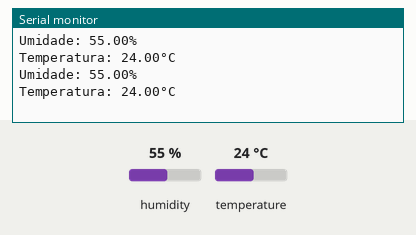
This sketch was run on a simulated ESP32. Parts: the last lines printed to the serial monitor. The test bench sets the inputs (shaded band); at power-on: humidity 55 %, temperature 24 °C.

Above: at 4.8 s.
4.9 s: humidity set to 22 %
At 6.6 s:
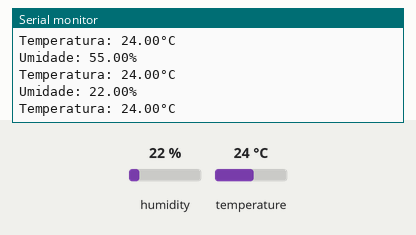
7.9 s: temperature set to 12 °C
At 9.5 s:
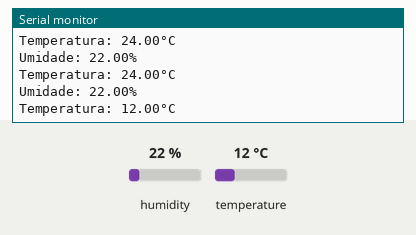
10.9 s: humidity set to 40 %
At 12.9 s:
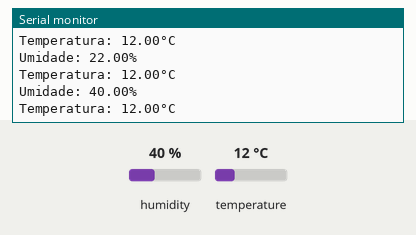
Timing chart, 0 to 14.4 s (numbered marks = the images above; inputs shaded):
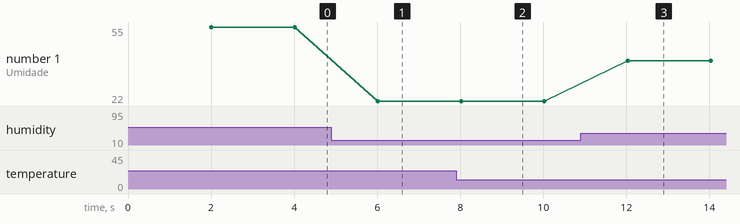

Measured:
- after the input at 4.9 s, the serial monitor: prints a new line after 1.1 s (image 1)
- after the input at 7.9 s, the serial monitor: prints a new line after 0.12 s (image 2)
- after the input at 10.9 s, the serial monitor: prints a new line after 1.1 s (image 3)
- plotted number 1: 55 → 22 after the input at 4.9 s, 22 → 40 after the input at 10.9 s

The sketch:

Sensor_DHT.ino
```cpp
/*

    Autor: Eduardo Lelis e Liniker - PET Mecatrônica/BSI

    Sensor DHT11 - Exemplo de código para utilizar este sensor com o ESP32.

    Referência: https://www.blogdarobotica.com/2020/10/29/medindo-temperatura-e-umidade-usando-o-sensor-dht11/

*/


#include <DHT.h>                                  // Inclui a biblioteca DHT Sensor Library
#define DHTPIN 5                                  // Pino digital 5 conectado ao DHT22
#define DHTTYPE DHT22                             // DHT 22

DHT dht(DHTPIN, DHTTYPE);                         // Inicializando o objeto dht do tipo DHT passando como parâmetro o pino (DHTPIN) e o tipo do sensor (DHTTYPE)

void setup() {
  Serial.begin(115200);                           // Inicializa a comunicação serial
  dht.begin();                                    // Inicializa o sensor DHT22
}

void loop() {
  delay(2000);                                    // Intervalo de dois segundos entre as medições

  float h = dht.readHumidity();                   // Lê o valor da umidade e armazena na variável h do tipo float (aceita números com casas decimais)
  float t = dht.readTemperature();                // Lê o valor da temperatura e armazena na variável t do tipo float (aceita números com casas decimais)

  if (isnan(h) || isnan(t)) {                     // Verifica se a umidade ou temperatura são ou não um número
    return;                                       //Caso não seja um número retorna
  }

  Serial.print("Umidade: ");                      // Imprime no monitor serial a mensagem "Umidade: "
  Serial.print(h);                                // Imprime na serial o valor da umidade
  Serial.println("%");                            // Imprime na serial o caractere "%" e salta para a próxima linha
  Serial.print("Temperatura: ");                  // Imprime no monitor serial a mensagem "Temperatura: "
  Serial.print(t);                                // Imprime na serial o valor da temperatura
  Serial.println("°C ");                          // Imprime no monitor serial "ºC" e salta para a próxima linha
}
```
